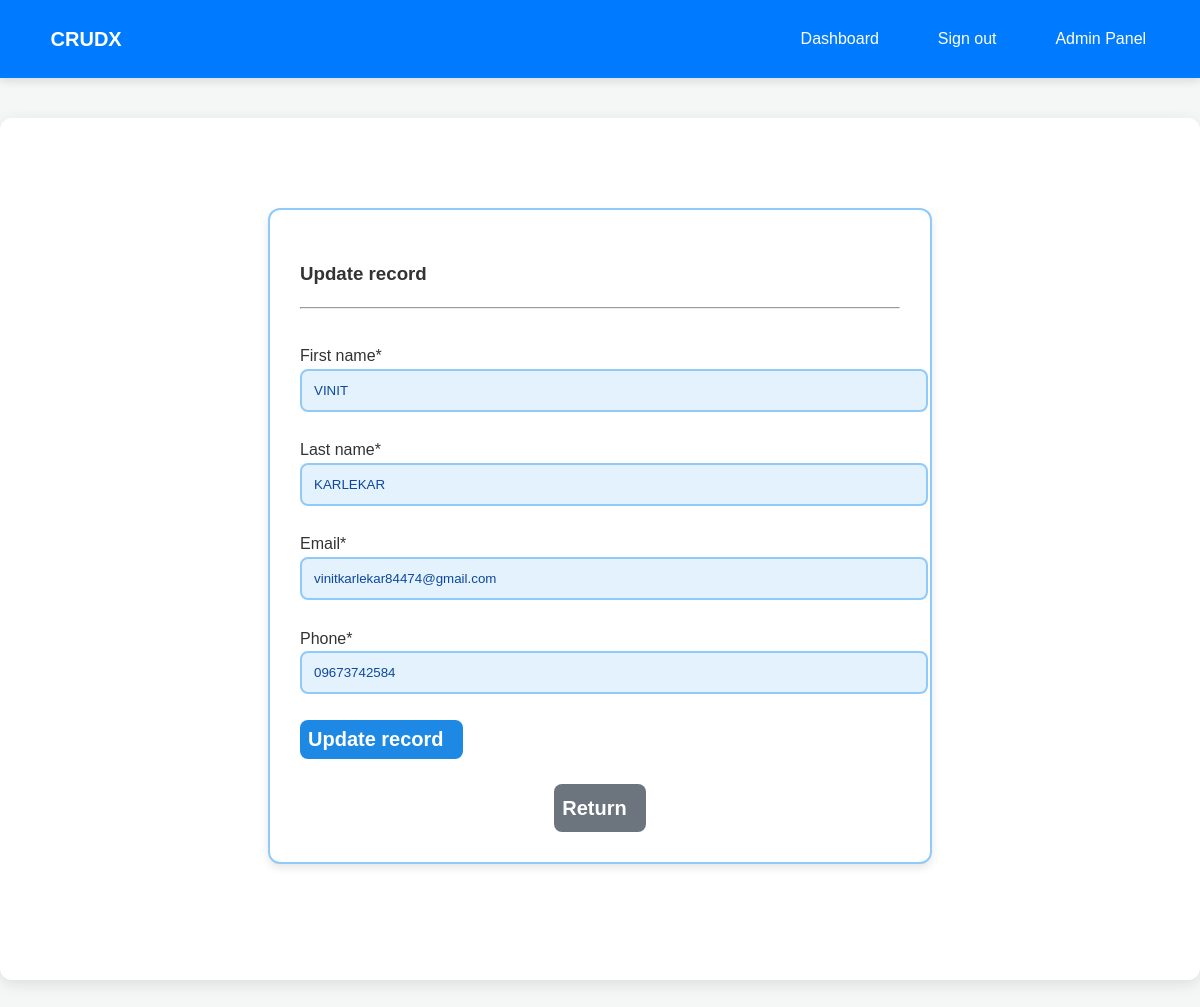
The page /update-record/4/ (signed in) on the database its author committed.
### webapp/models.py (models this page shows, shortened)
class Record(models.Model):
    user = models.ForeignKey(User, on_delete=models.CASCADE, null=True, blank=True)
    first_name = models.CharField(max_length=100)
    last_name = models.CharField(max_length=100)
    email = models.CharField(max_length=255)
    phone = models.CharField(max_length=20)

### webapp/views.py (the view)
# urls.py: path('update-record/<int:pk>/', views.update_record, name='update-record'),
@login_required
def update_record(request, pk):
    record = get_object_or_404(Record, id=pk)
    if request.method == 'POST':
        form = UpdateRecordForm(request.POST, instance=record)
        if form.is_valid():
            form.save()
            return redirect('dashboard')
    else:
        form = UpdateRecordForm(instance=record)
    return render(request, 'webapp/update-record.html', {'form': form})

### webapp/forms.py
class UpdateRecordForm(forms.ModelForm):
    class Meta:
        model = Record
        fields = ['first_name', 'last_name', 'email', 'phone']

### webapp/templates/webapp/update-record.html (shortened to what this page needs)
{% extends 'webapp/base.html' %}
{% load crispy_forms_tags %}
{% block content %}
    <div class="container bg-light shadow-md p-5 form-layout">
        <h3> Update record </h3>
        <hr>
        <br>
        <form method="POST" autocomplete="off">
            {{ form.first_name|as_crispy_field }}
            <br>
            {{ form.last_name|as_crispy_field }}
            <br>
            {{ form.email|as_crispy_field }}
            <br>
            {{ form.phone|as_crispy_field }}
            <br>
            <button type="submit" class="btn btn-primary w-100 btn-block p-2">
                Update record &nbsp;
            </button>
        </form>
        <br>
        <div class="text-center">
            <a href="{% url 'dashboard' %}" class="btn btn-secondary">
                Return &nbsp;
            </a>
        </div>
    </div>
    <br>
{% endblock %}

### static/css/style.css (style rules this page uses)
body { font-family: 'Arial', sans-serif; background-color: #f4f7f6; color: #333; margin: 0; padding: 0; box-sizing: border-box; line-height: 1.6; }
a { color: #1e88e5; text-decoration: none; transition: color 0.3s ease; }
.container { max-width: 1200px; margin: 40px auto; padding: 20px; background-color: #ffffff; border-radius: 12px; box-shadow: 0 4px 15px rgba(0, 0, 0, 0.1); }
.form-layout { background-color: #ffffff; border: 2px solid #90caf9; border-radius: 12px; box-shadow: 0 4px 8px rgba(0, 0, 0, 0.1); padding: 30px; max-width: 600px; margin: 40px auto; }
input, select, textarea { width: 100%; padding: 12px; border: 2px solid #90caf9; border-radius: 8px; outline: none; background-color: #e3f2fd; color: #0d47a1; transition: border-color 0.3s ease; }
.btn { padding: 8px 8px; border-radius: 8px; cursor: pointer; font-weight: bold; transition: background-color 0.3s ease, transform 0.2s ease; border: none; text-align: center; display: inline-block; font-size: 20px; }
.btn-primary { background-color: #1e88e5; color: #ffffff; font-size: 20px; }
.btn-secondary { background-color: #6c757d; color: #ffffff; font-size: 20px; }
.text-center { text-align: center; }

### rows shown on the page
Record: first_name "VINIT", last_name "KARLEKAR", email "vinitkarlekar84474@gmail.com", phone "09673742584"
